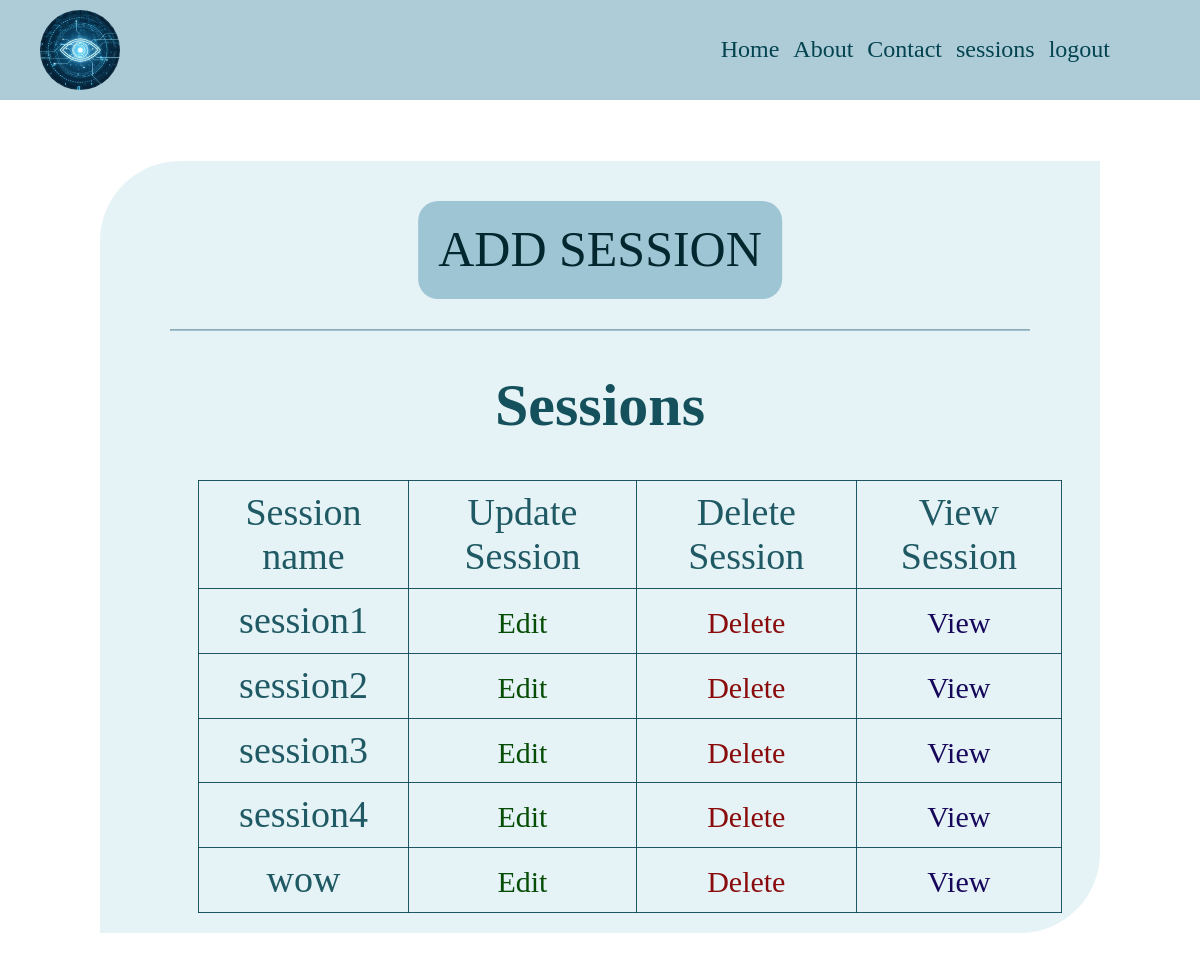
The page /sessions (signed in) on the database its author committed.
### users/models.py (models this page shows, shortened)
class Session(models.Model):
    created_date = models.DateTimeField(null=True,blank=True)
    session_name = models.CharField(max_length=200)
    session_content=models.CharField(max_length=200)
    image_self = models.ImageField(upload_to='images_session/', null=True, blank=True)
    session_file= models.FileField(upload_to= 'session_file/' , null=True, blank=True)
    profile = models.ManyToManyField(Profile,blank=True,related_name='sessions')

### users/views.py (the view)
# urls.py: path('sessions',views.sessions,name="sessions"),
@login_required(login_url='login')
def sessions(request):
    sessions=Session.objects.all()
    context={'sessions':sessions}
    return render(request,'users/sessions.html',context)

### users/templates/users/sessions.html (shortened to what this page needs)
{% extends "main.html" %}
{% load static %}
{% block content %}
  <div class="content">
    <div class="out-sec1">
      <div class="sec">
          <button class="btn"><a href="{% url 'add_session'  %}">Add Session</a></button>
          <hr>
          <h1>Sessions</h1>
          <table>
              <thead>
                  <td>Session name</td>
                  <td>Update Session</td>
                  <td>Delete Session</td>
                  <td>View Session</td>
              </thead>
              {% for session in sessions %}
              <tr>
                <td>{{session.session_name}}</td>
                <td>
                  <a href="{% url 'update_session' session.id %}" class="ed">Edit</a>
                </td>
                <td>
                  <a href="{% url 'delete_session' session.id %}" class="del">Delete</a>
                </td>
                <td>
                  <a href="{% url 'signal_session' session.id %}" class="vw">View</a>
                </td>
              </tr>
              {% endfor  %}
          </table>
      </div>
    </div>
  </div>
{% endblock %}

### static/styles/style.css (style rules this page uses)
* { margin: 0; padding: 0; }
.content { width: 100%; position: relative; padding: 60px 0 100px; }
.sec { width: 80%; margin: auto ; background-color: rgb(18 133 175 / 11%); border-radius: 80px 0; padding: 20px; margin-bottom: 30px; }
.content .sec h1 { font-size: 60px; color: #03444fec; text-align: center; }
.sec .btn { padding: 20px; border: none; border-radius: 20px; font-size: 30px; background-color: rgb(52 129 157 / 40%); cursor: pointer; position: relative; left: 50%; transform: translate(-50%); margin-top: 20px; text-transform: uppercase; }
.sec .btn a { color: #02272e; text-decoration: none; }
.sec hr { margin: 30px 50px 40px; border-color: rgb(52 129 157 / 40%); }
.sec table { border: 1px solid; border-collapse: collapse; position: relative; left: 50%; transform: translateX(-50%); margin-left: 30px; margin-right: 30px; }
.sec table thead td { font-size: 25px; color: #03434fe0; padding: 20px; }
.sec table td { border: 1px solid; padding: 20px 45px; text-decoration: none; font-size: 20px; color: #03434fe0; }
.sec table td a { text-decoration: none; }
.content .sec table td .del, .content .sec table td .ed, .content .sec table td .vw { padding: 10px 20px; font-size: 20px; border-radius: 10px; }
.content .sec table td .del, .content .sec table td .deli { color: #890b0b; }
.content .sec table td .vw, .content .sec table td .vwi { color: #16075a; }
.content .sec table td .ed, .content .sec table td .edi { color: rgb(6, 77, 6); }
@media (min-width: 993px) and (max-width: 1280px) { .sec .btn { font-size: 50px; } }
@media (min-width: 993px) and (max-width: 1280px) { .content .sec table { width: 90%; padding: 0 100px; } }
@media (min-width: 993px) and (max-width: 1280px) { .content .sec table thead td { font-size: 38px; } }
@media (min-width: 993px) and (max-width: 1280px) { .content .sec table td { padding: 10px; font-size: 38px; text-align: center; } }
@media (min-width: 993px) and (max-width: 1280px) { .content .sec table td .del, .content .sec table td .ed, .content .sec table td .vw { font-size: 30px; padding: 0; } }
.sec a { text-decoration: none; }
.content a { text-decoration: none; }

### rows shown on the page
Session: session_name "session1"
Session: session_name "session2"
Session: session_name "session3"
Session: session_name "session4"
Session: session_name "wow"
